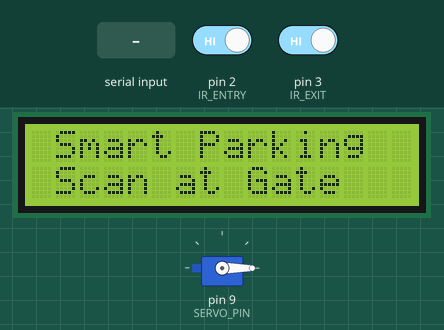
This sketch was run on a simulated Arduino Nano, built with avr-gcc and run on an emulated ATmega328P. On the bench: servo, 16×2 character LCD. The inputs (shaded band) are chosen by the test bench; at power-on: pin 2 (IR_ENTRY) HIGH, pin 3 (IR_EXIT) HIGH. What the sketch prints to the serial monitor is not drawn.

Above: at 2.5 s.
2.6 s: "GATE_OPEN\n" received over Serial
At 3.7 s:
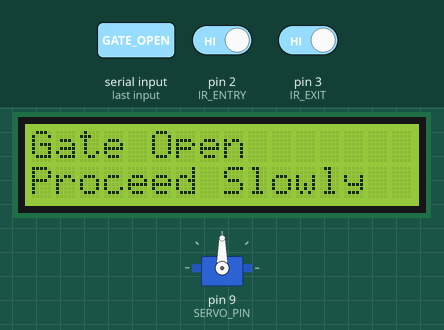
4.1 s: pin 2 (IR_ENTRY) driven LOW
At 5.2 s:
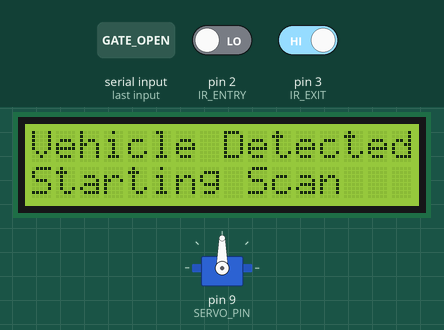
Timing chart, 0 to 9.1 s (numbered marks = the images above; inputs shaded):
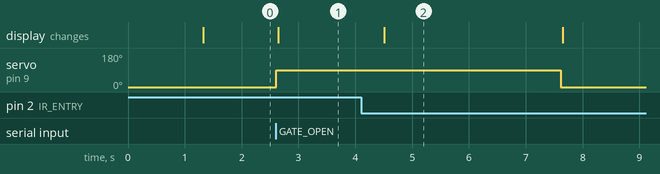

Measured:
- after the input at 2.6 s, servo on pin 9 (SERVO_PIN): 0° → 90° at once; the display: changes at once (image 1)
- after the input at 4.1 s, the display: changes after 0.41 s (image 2)

The sketch:

SmartParking.ino
```cpp
/**
 * SmartParking.ino
 * Arduino Nano - Smart Parking System
 *
 * Current hardware:
 *   1 x IR sensor at entry gate -> D2
 *   1 x IR sensor at exit gate  -> D3
 *   1 x SG90 servo gate         -> D9
 *   1 x 16x2 I2C LCD            -> A4/A5
 *
 * Serial communication: 9600 baud
 *   Sends:    ARDUINO_READY, GATE_IR_DETECTED, GATE_OPENED, GATE_CLOSED
 *   Receives: GATE_OPEN | GATE_CLOSE | LCD_TEXT|<line1>|<line2>
 *
 * Flow:
 *   Vehicle detected -> send GATE_IR_DETECTED -> backend runs
 *   camera/OCR pipeline -> backend either shows Invalid Entry
 *   or assigns a slot and opens the gate.
 */

#include <Servo.h>
#include <Wire.h>
#include <LiquidCrystal_I2C.h>

#define IR_ENTRY 2
#define IR_EXIT 3
#define SERVO_PIN 9
#define LCD_ADDRESS 0x27
#define IR_USE_INTERNAL_PULLUP false

const bool IR_AUTO_CALIBRATE = true;
const int IR_DEFAULT_IDLE_STATE = HIGH;
const unsigned long SENSOR_CALIBRATION_MS = 1500;

Servo gateServo;
LiquidCrystal_I2C lcd(LCD_ADDRESS, 16, 2);

bool gateOpen = false;
bool sensorCalibrated = false;
unsigned long gateOpenTime = 0;
const unsigned long GATE_HOLD_MS = 5000;
const unsigned long SENSOR_DEBOUNCE_MS = 120;
const unsigned long SENSOR_ARM_DELAY_MS = 3000;
const unsigned long SENSOR_CLEAR_REARM_MS = 1500;
const unsigned long SENSOR_DEBUG_INTERVAL_MS = 300;
unsigned long sensorCalibrationStartedAt = 0;
unsigned long lastSensorDebugAt = 0;
int sensorIdleState = IR_DEFAULT_IDLE_STATE;
int sensorActiveState = IR_DEFAULT_IDLE_STATE == HIGH ? LOW : HIGH;
unsigned int calibrationHighSamples = 0;
unsigned int calibrationLowSamples = 0;
bool sensorDebugStreamEnabled = false;
String lcdLineCache[2] = {"", ""};

struct GateSensorState {
  uint8_t pin;
  const char* triggerEvent;
  const char* label;
  bool objectDetected;
  bool triggerLatched;
  unsigned long sensorArmedAt;
  unsigned long lastClearAt;
  unsigned long sensorActiveSince;
  unsigned long sensorIdleSince;
  unsigned long rawChangedAt;
  int lastRawPinValue;
  int stablePinValue;
};

GateSensorState entrySensor = {IR_ENTRY, "GATE_ENTRY_DETECTED", "ENTRY", false, false, 0, 0, 0, 0, 0, IR_DEFAULT_IDLE_STATE, IR_DEFAULT_IDLE_STATE};
GateSensorState exitSensor = {IR_EXIT, "GATE_EXIT_DETECTED", "EXIT", false, false, 0, 0, 0, 0, 0, IR_DEFAULT_IDLE_STATE, IR_DEFAULT_IDLE_STATE};

String normalizeLcdText(String text) {
  while (text.length() < 16) {
    text += " ";
  }
  return text.substring(0, 16);
}

void writeLcdLine(int row, String text) {
  text = normalizeLcdText(text);
  lcd.setCursor(0, row);
  lcd.print(text);
}

void showMessage(String line1, String line2, bool force = false) {
  String normalizedLine1 = normalizeLcdText(line1);
  String normalizedLine2 = normalizeLcdText(line2);

  if (!force && lcdLineCache[0] == normalizedLine1 && lcdLineCache[1] == normalizedLine2) {
    return;
  }

  if (force) {
    lcd.clear();
  }

  if (force || lcdLineCache[0] != normalizedLine1) {
    writeLcdLine(0, normalizedLine1);
    lcdLineCache[0] = normalizedLine1;
  }

  if (force || lcdLineCache[1] != normalizedLine2) {
    writeLcdLine(1, normalizedLine2);
    lcdLineCache[1] = normalizedLine2;
  }
}

void showIdleScreen() {
  showMessage(" Smart Parking  ", " Scan at Gate   ");
}

String pinStateLabel(int value) {
  return value == LOW ? "LOW" : "HIGH";
}

void printSensorStatus() {
  Serial.print("IR_STATUS|sensor=ENTRY|raw=");
  Serial.print(pinStateLabel(entrySensor.lastRawPinValue));
  Serial.print("|stable=");
  Serial.print(pinStateLabel(entrySensor.stablePinValue));
  Serial.print("|idle=");
  Serial.print(pinStateLabel(sensorIdleState));
  Serial.print("|active=");
  Serial.print(pinStateLabel(sensorActiveState));
  Serial.print("|detected=");
  Serial.print(entrySensor.objectDetected ? "YES" : "NO");
  Serial.print("|latched=");
  Serial.print(entrySensor.triggerLatched ? "YES" : "NO");
  Serial.print("|calibrated=");
  Serial.print(sensorCalibrated ? "YES" : "NO");
  Serial.print("|armed=");
  Serial.println(millis() >= entrySensor.sensorArmedAt ? "YES" : "NO");

  Serial.print("IR_STATUS|sensor=EXIT|raw=");
  Serial.print(pinStateLabel(exitSensor.lastRawPinValue));
  Serial.print("|stable=");
  Serial.print(pinStateLabel(exitSensor.stablePinValue));
  Serial.print("|idle=");
  Serial.print(pinStateLabel(sensorIdleState));
  Serial.print("|active=");
  Serial.print(pinStateLabel(sensorActiveState));
  Serial.print("|detected=");
  Serial.print(exitSensor.objectDetected ? "YES" : "NO");
  Serial.print("|latched=");
  Serial.print(exitSensor.triggerLatched ? "YES" : "NO");
  Serial.print("|calibrated=");
  Serial.print(sensorCalibrated ? "YES" : "NO");
  Serial.print("|armed=");
  Serial.println(millis() >= exitSensor.sensorArmedAt ? "YES" : "NO");
}

void resetSensorCalibration() {
  sensorCalibrated = false;
  calibrationHighSamples = 0;
  calibrationLowSamples = 0;
  sensorCalibrationStartedAt = millis();
  entrySensor.objectDetected = false;
  entrySensor.triggerLatched = false;
  entrySensor.lastClearAt = 0;
  entrySensor.sensorActiveSince = 0;
  entrySensor.sensorIdleSince = 0;
  entrySensor.sensorArmedAt = millis() + SENSOR_ARM_DELAY_MS;
  entrySensor.lastRawPinValue = digitalRead(IR_ENTRY);
  entrySensor.stablePinValue = entrySensor.lastRawPinValue;
  entrySensor.rawChangedAt = millis();

  exitSensor.objectDetected = false;
  exitSensor.triggerLatched = false;
  exitSensor.lastClearAt = 0;
  exitSensor.sensorActiveSince = 0;
  exitSensor.sensorIdleSince = 0;
  exitSensor.sensorArmedAt = millis() + SENSOR_ARM_DELAY_MS;
  exitSensor.lastRawPinValue = digitalRead(IR_EXIT);
  exitSensor.stablePinValue = exitSensor.lastRawPinValue;
  exitSensor.rawChangedAt = millis();
  Serial.println("IR_STATUS:RECALIBRATING");
  printSensorStatus();
}

void openGate() {
  gateServo.write(90);
  gateOpen = true;
  gateOpenTime = millis();
  showMessage("Gate Open       ", "Proceed Slowly  ");
  Serial.println("GATE_OPENED");
}

void closeGate() {
  gateServo.write(0);
  gateOpen = false;
  Serial.println("GATE_CLOSED");
  showIdleScreen();
}

void finalizeSensorCalibration() {
  if (!IR_AUTO_CALIBRATE) {
    sensorIdleState = IR_DEFAULT_IDLE_STATE;
  } else if (calibrationLowSamples == 0 && calibrationHighSamples == 0) {
    sensorIdleState = IR_DEFAULT_IDLE_STATE;
  } else {
    sensorIdleState = calibrationHighSamples >= calibrationLowSamples ? HIGH : LOW;
  }

  sensorActiveState = sensorIdleState == HIGH ? LOW : HIGH;
  sensorCalibrated = true;
  entrySensor.stablePinValue = entrySensor.lastRawPinValue;
  entrySensor.objectDetected = false;
  entrySensor.sensorActiveSince = 0;
  entrySensor.sensorIdleSince = millis();
  exitSensor.stablePinValue = exitSensor.lastRawPinValue;
  exitSensor.objectDetected = false;
  exitSensor.sensorActiveSince = 0;
  exitSensor.sensorIdleSince = millis();

  Serial.print("IR_IDLE_STATE:");
  Serial.println(sensorIdleState == LOW ? "LOW" : "HIGH");
  Serial.print("IR_ACTIVE_STATE:");
  Serial.println(sensorActiveState == LOW ? "LOW" : "HIGH");
  Serial.print("IR_ARM_DELAY_MS:");
  Serial.println(SENSOR_ARM_DELAY_MS);
  Serial.println("ARDUINO_READY");
}

void readGateSensor(GateSensorState &sensor) {
  int pinValue = digitalRead(sensor.pin);
  if (pinValue != sensor.lastRawPinValue) {
    sensor.lastRawPinValue = pinValue;
    sensor.rawChangedAt = millis();
  }

  if (millis() - sensor.rawChangedAt < SENSOR_DEBOUNCE_MS) {
    return;
  }

  if (sensor.stablePinValue != sensor.lastRawPinValue) {
    sensor.stablePinValue = sensor.lastRawPinValue;
    Serial.print("IR_PIN|");
    Serial.print(sensor.label);
    Serial.print("|");
    Serial.println(sensor.stablePinValue == HIGH ? "HIGH" : "LOW");
  }

  if (!sensorCalibrated) {
    if (sensor.stablePinValue == HIGH) {
      calibrationHighSamples++;
    } else {
      calibrationLowSamples++;
    }
    if (millis() - sensorCalibrationStartedAt >= SENSOR_CALIBRATION_MS) {
      finalizeSensorCalibration();
    }
    return;
  }

  if (sensor.stablePinValue == sensorActiveState) {
    sensor.sensorIdleSince = 0;
    if (sensor.sensorActiveSince == 0) {
      sensor.sensorActiveSince = millis();
    }
    if (millis() - sensor.sensorActiveSince >= SENSOR_DEBOUNCE_MS) {
      sensor.objectDetected = true;
    }
  } else {
    sensor.sensorActiveSince = 0;
    if (sensor.sensorIdleSince == 0) {
      sensor.sensorIdleSince = millis();
    }
    sensor.objectDetected = false;
  }
}

void reportGateEvent(GateSensorState &sensor) {
  if (millis() < sensor.sensorArmedAt) {
    return;
  }

  if (!sensor.objectDetected) {
    if (sensor.triggerLatched && sensor.lastClearAt == 0) {
      sensor.lastClearAt = millis();
      Serial.print("IR_STATUS:");
      Serial.print(sensor.label);
      Serial.println(":IDLE_DETECTED");
      Serial.print("IR_STATUS:");
      Serial.print(sensor.label);
      Serial.println(":CLEARED");
    }
    if (sensor.triggerLatched && sensor.lastClearAt > 0 && sensor.sensorIdleSince > 0 && (millis() - sensor.sensorIdleSince >= SENSOR_CLEAR_REARM_MS)) {
      sensor.triggerLatched = false;
      Serial.print("IR_STATUS:");
      Serial.print(sensor.label);
      Serial.println(":REARMED");
      Serial.println("IR_STATUS:REARMED");
      showIdleScreen();
    } else if (!sensor.triggerLatched && !gateOpen) {
      showIdleScreen();
    }
  }

  if (sensor.objectDetected && !sensor.triggerLatched) {
    sensor.triggerLatched = true;
    sensor.lastClearAt = 0;
    sensor.sensorIdleSince = 0;
    Serial.println(sensor.triggerEvent);
    Serial.print("IR_STATUS:");
    Serial.print(sensor.label);
    Serial.println(":OBJECT_PRESENT");
    if (sensor.pin == IR_ENTRY) {
      Serial.println("GATE_IR_DETECTED");
      Serial.println("IR_STATUS:OBJECT_PRESENT");
    }
    showMessage("Vehicle Detected", "Starting Scan   ");
  }
}

void handleSerialCommand() {
  if (Serial.available() > 0) {
    String cmd = Serial.readStringUntil('\n');
    cmd.trim();

    String upperCmd = cmd;
    upperCmd.toUpperCase();

    if (upperCmd == "GATE_OPEN") {
      Serial.println("SERVO_OPEN_COMMAND_RECEIVED");
      openGate();
    } else if (upperCmd == "GATE_CLOSE") {
      Serial.println("SERVO_CLOSE_COMMAND_RECEIVED");
      closeGate();
    } else if (upperCmd == "IR_STATUS") {
      printSensorStatus();
    } else if (upperCmd == "IR_RECALIBRATE") {
      resetSensorCalibration();
    } else if (upperCmd == "IR_DEBUG_ON") {
      sensorDebugStreamEnabled = true;
      Serial.println("IR_DEBUG:ON");
      printSensorStatus();
    } else if (upperCmd == "IR_DEBUG_OFF") {
      sensorDebugStreamEnabled = false;
      Serial.println("IR_DEBUG:OFF");
    } else if (upperCmd.startsWith("LCD_TEXT|")) {
      int firstSep = cmd.indexOf('|');
      int secondSep = cmd.indexOf('|', firstSep + 1);
      if (firstSep >= 0 && secondSep >= 0) {
        String line1 = cmd.substring(firstSep + 1, secondSep);
        String line2 = cmd.substring(secondSep + 1);
        showMessage(line1, line2);
      }
    }
  }
}

void checkGateTimeout() {
  if (gateOpen && (millis() - gateOpenTime >= GATE_HOLD_MS)) {
    closeGate();
  }
}

void streamSensorDebug() {
  if (!sensorDebugStreamEnabled) {
    return;
  }

  if (millis() - lastSensorDebugAt < SENSOR_DEBUG_INTERVAL_MS) {
    return;
  }

  lastSensorDebugAt = millis();
  printSensorStatus();
}

void setup() {
  Serial.begin(9600);
  Serial.setTimeout(25);
  pinMode(IR_ENTRY, IR_USE_INTERNAL_PULLUP ? INPUT_PULLUP : INPUT);
  pinMode(IR_EXIT, IR_USE_INTERNAL_PULLUP ? INPUT_PULLUP : INPUT);
  entrySensor.lastRawPinValue = digitalRead(IR_ENTRY);
  entrySensor.stablePinValue = entrySensor.lastRawPinValue;
  entrySensor.rawChangedAt = millis();
  exitSensor.lastRawPinValue = digitalRead(IR_EXIT);
  exitSensor.stablePinValue = exitSensor.lastRawPinValue;
  exitSensor.rawChangedAt = millis();
  sensorCalibrationStartedAt = millis();

  gateServo.attach(SERVO_PIN);
  gateServo.write(0);

  lcd.init();
  lcd.backlight();
  showMessage("Smart Parking   ", "System Ready    ", true);
  delay(1200);
  showIdleScreen();
  entrySensor.sensorArmedAt = millis() + SENSOR_ARM_DELAY_MS;
  exitSensor.sensorArmedAt = millis() + SENSOR_ARM_DELAY_MS;
  Serial.print("IR_PIN_MODE:");
  Serial.println(IR_USE_INTERNAL_PULLUP ? "INPUT_PULLUP" : "INPUT");
  Serial.println("IR_COMMANDS:IR_STATUS,IR_RECALIBRATE,IR_DEBUG_ON,IR_DEBUG_OFF");
  Serial.println("IR_HINT:KEEP_PATH_CLEAR_DURING_BOOT");
}

void loop() {
  readGateSensor(entrySensor);
  readGateSensor(exitSensor);
  reportGateEvent(entrySensor);
  reportGateEvent(exitSensor);
  handleSerialCommand();
  checkGateTimeout();
  streamSensorDebug();
  delay(50);
}
```
